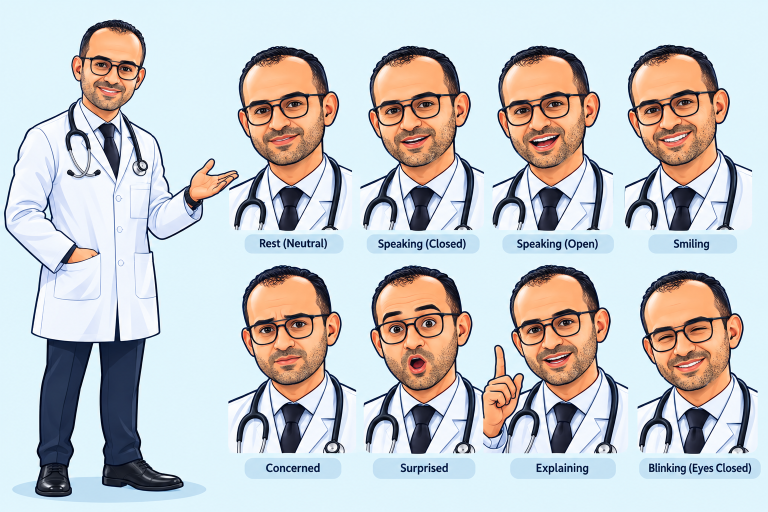
#> input picture sibo-animation/assets/character/doctor_sheet.png, 1536 x 1024 px (shown at 1/2 size)
$ python build_rig.py
#> lines starting #> are read from the running program, lines starting #| are printed output that depends on the picture; after the words box and inside, x2 and y2 are one past the last pixel; in counts of white or black regions, pixels touching at a corner belong together
"""Build Dr. Sanad's layered 2D rig from the approved model sheet (assets/character/doctor_sheet.png).

The sheet is a set of finished illustrations (one body pose + 8 expression busts), not layered art.
This script cuts it into separable, transparent layers so the doctor can be animated as ONE character:

  torso.png        body without head and without the gesturing forearm (legs, coat, tie, stethoscope)
  forearm.png      the presenting forearm + open palm  (rotates at the elbow)
  hand_point.png   index-finger-up hand (from the 'Explaining' bust), swapped in for pointing
  head.png         the neutral head (hair, ears, glasses, beard) — drawn on a neck pivot
  mouth_*.png      mouth shapes cut from the expression busts: rest, mid, open, smile, round, concern
  upper_*.png      brows + eyes band for expressions: concern, surprise
  brow.png         the neutral brows only (lifted a few pixels for emphasis)
  rig.json         pivots and anchors (all in rig pixels; the rig is the sheet upscaled x2)

Every feature patch is registered against the neutral head (translation search on its surroundings)
and feathered, so the expressions blend onto one face instead of swapping whole pictures."""
from PIL import Image, ImageFilter, ImageDraw
import numpy as np, json, os
from scipy import ndimage as nd

ROOT = os.path.dirname(os.path.dirname(os.path.abspath(__file__)))
SRC = os.path.join(ROOT, 'assets/character/doctor_sheet.png')
OUT = os.path.join(ROOT, 'assets/character/rig')
os.makedirs(OUT, exist_ok=True)
UP = 2  # output upscale

sheet = Image.open(SRC).convert('RGB')
#> sheet is the input picture: PIL image 1536x1024 RGB; mean R, G, B 196.8, 197.9, 199.7
im = np.asarray(sheet).astype(int)
r, g, b = im[..., 0], im[..., 1], im[..., 2]
bgl = (b - r > 14) & (r + g + b > 560)
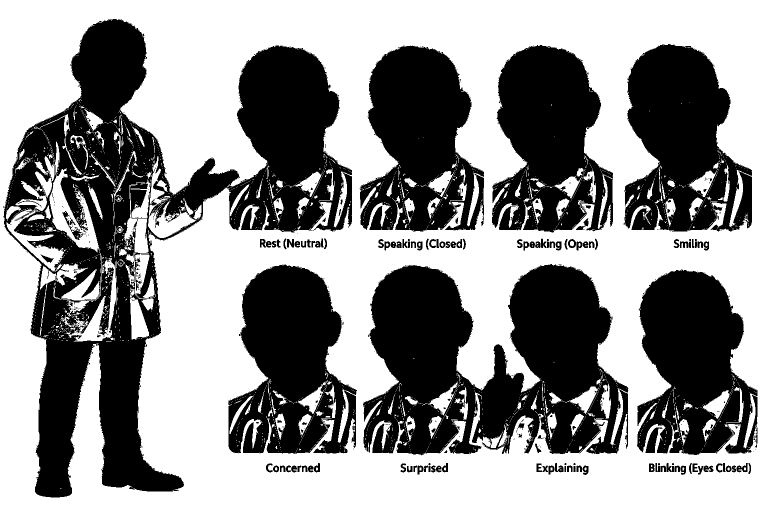
#> bgl: shape (1024, 1536) bool (shown at 1/2 size); 57% white; 421 black regions (290 under 20 px), largest, box (x1, y1, x2, y2) and area: (7, 38, 704, 995) 221041, (726, 528, 1257, 911) 131182, (1247, 88, 1504, 463) 63624
lab, n = nd.label(bgl)
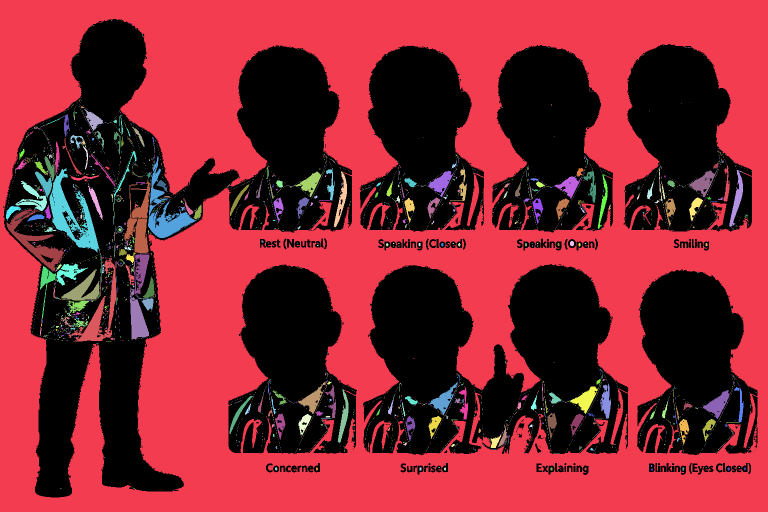
#> lab: shape (1024, 1536) int32 (shown at 1/2 size); 4694 distinct labels, from 0 to 4693; one colour per label, 0 black
#> n = 4693
bg = lab == (np.argmax(nd.sum(bgl, lab, range(1, n + 1))) + 1)
#> bg: shape (1024, 1536) bool; 51.9% white; 231 black regions (121 under 20 px), largest, box (x1, y1, x2, y2) and area: (7, 38, 704, 995) 270943, (726, 528, 1257, 911) 140521, (456, 529, 714, 908) 68980
FG = ~bg


def alpha_of(box, keep=None):
#> called with box = (0, 20, 480, 1010)
    x0, y0, x1, y1 = box
    m = FG[y0:y1, x0:x1].copy()
#> m: shape (990, 480) bool; 44.1% white; 24 white regions (20 under 20 px), largest, box (x1, y1, x2, y2) and area: (7, 18, 480, 975) 206749, (456, 772, 480, 887) 2449, (474, 197, 480, 226) 113, (477, 136, 480, 172) 70
    if keep is not None: m &= keep
#> m: shape (990, 480) bool; 43.2% white; 25 white regions (20 under 20 px), largest, box (x1, y1, x2, y2) and area: (7, 18, 480, 975) 204935, (474, 197, 480, 226) 113, (457, 792, 458, 874) 82, (477, 136, 480, 172) 70, (469, 347, 480, 352) 33
    l, k = nd.label(m)
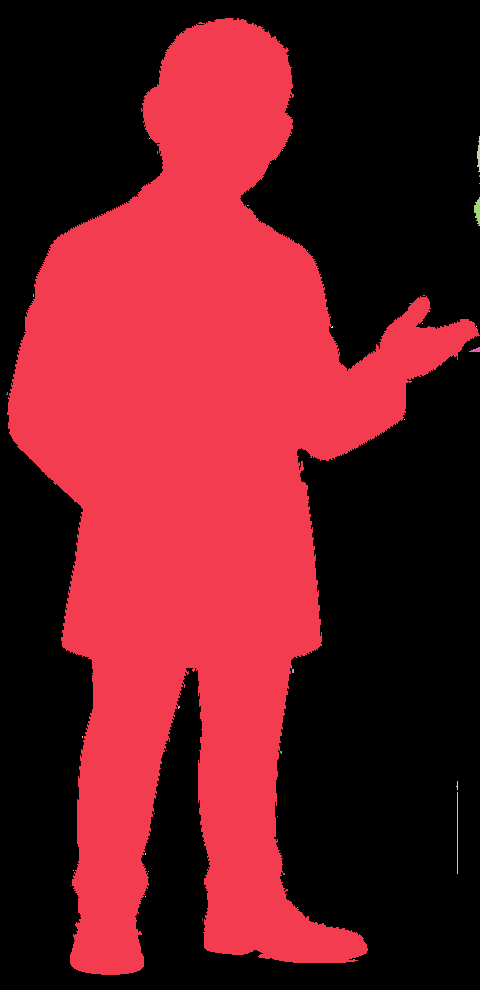
#> l: shape (990, 480) int32; 41 distinct labels, from 0 to 40; one colour per label, 0 black
#> k = 40
    if k: m = l == (np.argmax(nd.sum(m, l, range(1, k + 1))) + 1)
#> m: shape (990, 480) bool; 43.1% white; 1 white region, box (x1, y1, x2, y2) and area: (7, 18, 480, 975) 204896
    m = nd.binary_fill_holes(m)
    m = nd.binary_erosion(m, iterations=1)
#> m: shape (990, 480) bool; 42.3% white; 3 white regions (2 under 20 px), largest, box (x1, y1, x2, y2) and area: (8, 19, 478, 974) 200945
    return m


def rgba(box, m):
#> called with box = (0, 20, 480, 1010)
    x0, y0, x1, y1 = box
#> x0 = 0; y0 = 20; x1 = 480; y1 = 1010
    a = Image.fromarray((m * 255).astype(np.uint8)).filter(ImageFilter.GaussianBlur(0.7))
    p = sheet.crop(box).convert('RGBA'); p.putalpha(a); return p


def up(p): return p.resize((p.width * UP, p.height * UP), Image.LANCZOS).filter(ImageFilter.UnsharpMask(1.2, 40, 2))


def save(p, name): up(p).save(os.path.join(OUT, name))


# ---------------------------------------------------------------- full body (sheet coords)
BODY = (0, 20, 480, 1010)
keep = np.ones((BODY[3] - BODY[1], BODY[2] - BODY[0]), bool); keep[372 - 20:, 458:] = False
body = rgba(BODY, alpha_of(BODY, keep))
bx0, by0 = BODY[0], BODY[1]

# the gesturing forearm + hand (outside the coat), cut with a polygon in body coords
ARM_POLY = [(337, 262), (480, 262), (480, 470), (296, 470), (300, 446), (327, 404), (343, 362)]
ELBOW = (322, 428)                      # pivot, body coords
pm = Image.new('L', body.size, 0); ImageDraw.Draw(pm).polygon(ARM_POLY, fill=255)
#> after `pm = Image.new('L', body.size, 0)`: pm: PIL image 480x990 L; every value is 0
#> after `ImageDraw.Draw(pm).polygon(ARM_POLY, fill=255)`: pm: PIL image 480x990 L; 6.7% white; 1 white region, box (x1, y1, x2, y2) and area: (296, 262, 480, 471) 31610
pm = pm.filter(ImageFilter.GaussianBlur(1.5))
ba = np.asarray(body).copy()
arm = ba.copy(); arm[..., 3] = (arm[..., 3] * (np.asarray(pm) / 255)).astype(np.uint8)
torso = ba.copy(); torso[..., 3] = (torso[..., 3] * (1 - np.asarray(pm) / 255)).astype(np.uint8)
#> after `torso[..., 3] = (torso[..., 3] * (1 - np.asarray(pm) / 255)).astype(np`: torso: shape (990, 480, 4); mean R, G, B, A 197.3, 209.5, 218.5, 102.2
# remove the body's own head (an ellipse over skull, ears and jaw); the neck and collar stay
om = Image.new('L', body.size, 0); ImageDraw.Draw(om).ellipse((128, 14, 306, 166), fill=255)
#> after `ImageDraw.Draw(om).ellipse((128, 14, 306, 166), fill=255)`: om: PIL image 480x990 L; 4.5% white; 1 white region, box (x1, y1, x2, y2) and area: (128, 14, 307, 167) 21499
om = np.asarray(om.filter(ImageFilter.GaussianBlur(2))) / 255
#> om: shape (990, 480) float64
torso[..., 3] = (torso[..., 3] * (1 - om)).astype(np.uint8); torso[:60, :, 3] = 0; torso[:186, 268:, 3] = 0   # old ear lobe
#> after `torso[:60, :, 3] = 0`: torso: shape (990, 480, 4); mean R, G, B, A 197.3, 209.5, 218.5, 93
save(Image.fromarray(torso), 'torso.png')
save(Image.fromarray(arm), 'forearm.png')

# ---------------------------------------------------------------- expression busts
COLS = [455, 715, 975, 1240, 1536]
ROWS = [(60, 462), (505, 908)]
NAMES = [['rest', 'closed', 'open', 'smile'], ['concerned', 'surprised', 'explain', 'blink']]
TW, TH = 300, 470
tiles, raw = {}, {}
for ri, (ya, yb) in enumerate(ROWS):
    for ci in range(4):
        box = (COLS[ci], ya, COLS[ci + 1], yb)
        k = np.ones((yb - ya, box[2] - box[0]), bool)
        if ri == 0 and ci == 0: k[:372 - ya, :478 - box[0]] = False
        raw[NAMES[ri][ci]] = (rgba(box, alpha_of(box, k)), box)
#> this loop made 2 passes
#> pass 1, in alpha_of (call 2), `l, k = nd.label(m)`:
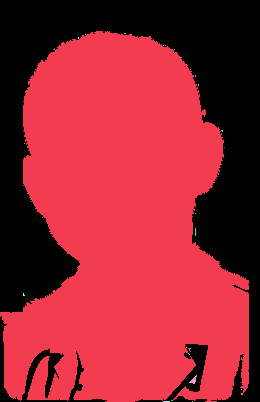
#> l: shape (402, 260) int32; 31 distinct labels, from 0 to 30; one colour per label, 0 black


def gray(p):
    a = np.asarray(p).astype(float)
    return (a[..., :3].mean(-1)) * (a[..., 3] / 255)


def register(ref, mov, region, rng=24):
    x0, y0, x1, y1 = region; A = ref[y0:y1, x0:x1]; best = (1e18, 0, 0)
    for dy in range(-rng, rng + 1):
        for dx in range(-rng, rng + 1):
            B = mov[y0 + dy:y1 + dy, x0 + dx:x1 + dx]
            if B.shape != A.shape: continue
            e = ((A - B) ** 2).mean()
            if e < best[0]: best = (e, dx, dy)
    return best[1], best[2]


# coarse alignment of each bust to 'rest' on the whole head
pad = lambda p: (lambda t: (t.paste(p, (30, 30), p), t)[1])(Image.new('RGBA', (TW, TH), (0, 0, 0, 0)))
base = pad(raw['rest'][0]); G0 = gray(base)
for k, (p, box) in raw.items():
    t = pad(p); dx, dy = register(G0, gray(t), (70, 60, 250, 280))
    tt = Image.new('RGBA', (TW, TH), (0, 0, 0, 0)); tt.paste(t, (-dx, -dy), t); tiles[k] = tt
#> this loop made 8 passes
#> (dx, dy) on passes 1 to 8: (0, 0), (3, 0), (1, 0), (-4, -3), (9, -5), (7, -6), (24, -8), (24, 5)
#> pass 1, in register, `A = ref[y0:y1, x0:x1]`:
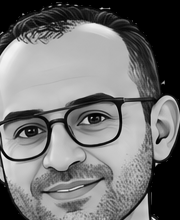
#> A: shape (220, 180) float64; min 0, max 245.3, mean 115.4
#> after the loop:
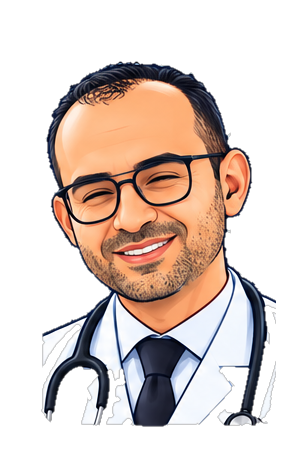
#> tt: PIL image 300x470 RGBA; mean R, G, B, A 76.3, 61.8, 55.1, 110.1; transparent parts drawn white
#> after the loop, tiles = 8 items

# head = neutral bust masked at the jaw (head-tile coords)
HEAD_ELLIPSE = (34, 48, 276, 312)
HEAD_CUT = [(300, 272), (258, 272), (206, 314), (200, 340), (300, 340)]
hm = Image.new('L', (TW, TH), 0); d = ImageDraw.Draw(hm); d.ellipse(HEAD_ELLIPSE, fill=255); d.polygon(HEAD_CUT, fill=0)
#> after `hm = Image.new('L', (TW, TH), 0)`: hm: PIL image 300x470 L; every value is 0
hm = hm.filter(ImageFilter.GaussianBlur(4))


def masked(tile, mask):
    a = np.minimum(np.asarray(tile)[..., 3], np.asarray(mask)); p = tile.copy(); p.putalpha(Image.fromarray(a.astype(np.uint8))); return p


# drop coat/collar pixels (white-blue, not skin) that sit below the jaw on the far side
ta = np.asarray(tiles['rest']).astype(int)
coat = (ta[..., 2] >= ta[..., 0] - 6) & (ta[..., :3].sum(-1) > 480)
#> coat: shape (470, 300) bool; 10.7% white; 32 white regions (21 under 20 px), largest, box (x1, y1, x2, y2) and area: (87, 281, 226, 428) 4681, (164, 277, 244, 430) 4042, (242, 303, 277, 428) 2375
coat[:240, :] = False; coat[:, :196] = False
#> after `coat[:, :196] = False`: coat: shape (470, 300) bool; 4.7% white; 6 white regions (1 under 20 px), largest, box (x1, y1, x2, y2) and area: (196, 277, 244, 426) 3140, (242, 303, 277, 428) 2375, (196, 281, 226, 364) 973, (210, 419, 223, 428) 57, (234, 287, 247, 298) 20
coat = nd.binary_dilation(coat, iterations=2)
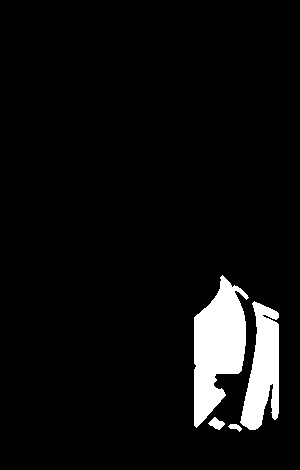
#> coat: shape (470, 300) bool; 5.9% white; 4 white regions, box (x1, y1, x2, y2) and area: (194, 275, 249, 428) 5036, (240, 301, 279, 430) 3129, (208, 417, 225, 430) 121, (228, 424, 242, 432) 62
hm = Image.fromarray(np.where(coat, 0, np.asarray(hm)).astype(np.uint8)).filter(ImageFilter.GaussianBlur(1))
head = masked(tiles['rest'], hm).crop((0, 0, TW, 320))
save(head, 'head.png')


def patch(name, src, ell, ring, feather=5, out=None):
    """cut an elliptical feature patch from expression `src`, locally registered to the neutral head"""
    T = tiles[src]; dx, dy = register(G0, gray(T), ring, rng=10)
    tt = Image.new('RGBA', (TW, TH), (0, 0, 0, 0)); tt.paste(T, (-dx, -dy), T)
    m = Image.new('L', (TW, TH), 0); ImageDraw.Draw(m).ellipse(ell, fill=255); m = m.filter(ImageFilter.GaussianBlur(feather))
    p = masked(tt, m).crop((0, 0, TW, 320)); save(p, out or name); return (dx, dy)


# mouth shapes (ellipse around the mouth; registration ring = nose + cheeks around it)
MOUTH = (92, 218, 200, 292)
MOUTH_RING = (80, 190, 215, 300)
offs = {}
for name, src in [('rest', 'rest'), ('mid', 'closed'), ('open', 'open'), ('smile', 'smile'), ('round', 'surprised'), ('concern', 'concerned')]:
    offs['mouth_' + name] = patch(name, src, MOUTH, MOUTH_RING, out=f'mouth_{name}.png')
#> this loop made 6 passes
#> (dx in patch, dy in patch) on passes 1 to 6: (0, 0), (-1, 1), (-1, 1), (0, 1), (2, -1), (0, 0)
#> after the loop, offs = {'mouth_rest': (0, 0), 'mouth_mid': (-1, 1), 'mouth_open': (-1, 1), 'mouth_smile': (0, 1), 'mouth_round': (2, -1), 'mouth_concern': (0, 0)}
# brows + eyes band for expressions
UPPER = (52, 140, 240, 222)
for name, src in [('concern', 'concerned'), ('surprise', 'surprised')]:
    offs['upper_' + name] = patch(name, src, UPPER, (50, 120, 245, 230), feather=6, out=f'upper_{name}.png')
#> this loop made 2 passes
#> (dx in patch, dy in patch) on passes 1 to 2: (0, 0), (1, -1)
#> after the loop, offs = {'mouth_rest': (0, 0), 'mouth_mid': (-1, 1), 'mouth_open': (-1, 1), 'mouth_smile': (0, 1), 'mouth_round': (2, -1), 'mouth_concern': (0, 0), 'upper_concern': (0, 0), 'upper_surprise': (1, -1)}
# neutral brows only (lifted for emphasis)
patch('brow', 'rest', (60, 138, 236, 178), (50, 120, 245, 230), feather=4, out='brow.png')

# pointing hand from the 'Explaining' bust (sheet coords), scaled into body units
PB = (958, 680, 1060, 880)
#> PB = (958, 680, 1060, 880)
hp = alpha_of(PB); hp[150:, :] &= False  # drop the coat below the wrist cuff
handp = rgba(PB, hp); handp = handp.crop(handp.getbbox())
# keep only the hand (the busts' coat shows around the wrist)
HAND_POLY = [(26, 0), (56, 0), (58, 58), (82, 54), (90, 76), (86, 116), (76, 144), (12, 144), (8, 92), (18, 70)]
hm2 = Image.new('L', handp.size, 0); ImageDraw.Draw(hm2).polygon(HAND_POLY, fill=255)
handp.putalpha(Image.fromarray(np.minimum(np.asarray(handp)[..., 3], np.asarray(hm2.filter(ImageFilter.GaussianBlur(0.8))))))
save(handp, 'hand_point.png')

# ---------------------------------------------------------------- anchors (in rig px = body px * UP)
HEAD_SCALE = 0.76      # head tile -> body units
rig = {
    'up': UP,
    'body': [body.width * UP, body.height * UP],
    'neck': [210 * UP, 186 * UP],               # body point where the head's chin anchor sits
    'head': {'scale': HEAD_SCALE, 'chin': [140 * UP, 300 * UP], 'size': [TW * UP, 320 * UP],
             'eyes': [[100 * UP, 192 * UP], [166 * UP, 182 * UP]]},
    'elbow': [ELBOW[0] * UP, ELBOW[1] * UP],
    'wrist': [384 * UP, 380 * UP],
    'hand_point': {'size': [handp.width * UP, handp.height * UP]},
    'offsets': offs,
}
json.dump(rig, open(os.path.join(OUT, 'rig.json'), 'w'), indent=1)
print(json.dumps(offs))
#| {"mouth_rest": [0, 0], "mouth_mid": [-1, 1], "mouth_open": [-1, 1], "mouth_smile": [0, 1], "mouth_round": [2, -1], "mouth_concern": [0, 0], "upper_concern": [0, 0], "upper_surprise": [1, -1]}

$ run again, with sibo-animation/assets/character/mouth_shapes.png copied over sibo-animation/assets/character/doctor_sheet.png
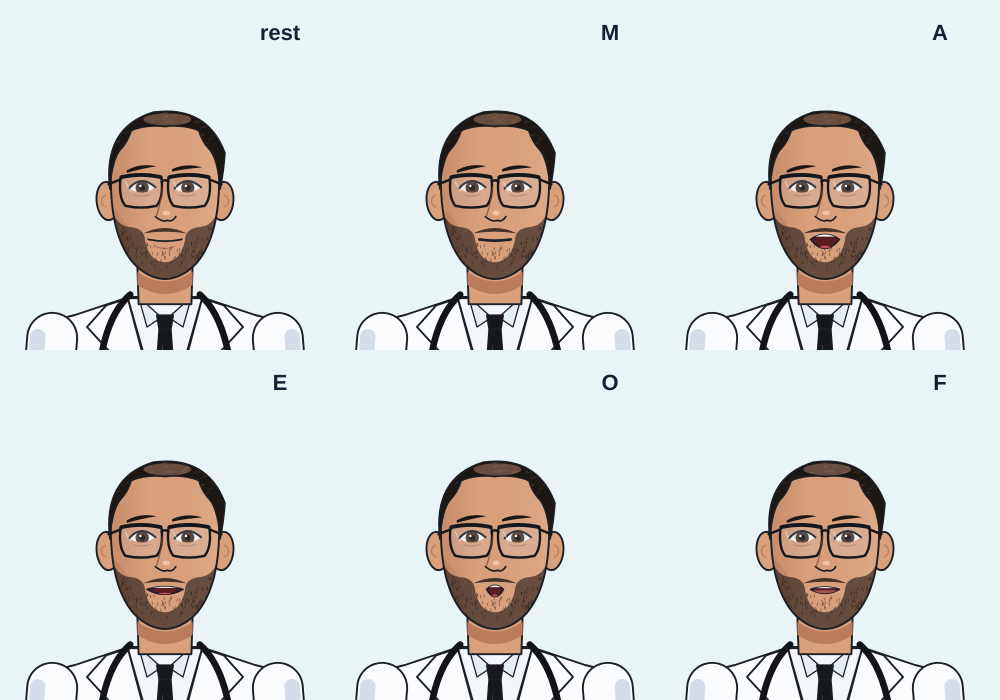
#> input picture sibo-animation/assets/character/mouth_shapes.png, 2000 x 1400 px (shown at 1/2 size)
#> sheet is the input picture: PIL image 2000x1400 RGB; mean R, G, B 216.6, 219, 217.4
#> r: shape (1400, 2000) int64; 237 distinct labels, from 17 to 255
#> g: shape (1400, 2000) int64; 235 distinct labels, from 20 to 255
#> b: shape (1400, 2000) int64; 237 distinct labels, from 19 to 255
#> `bgl = (b - r > 14) & (r + g + b > 560)`:
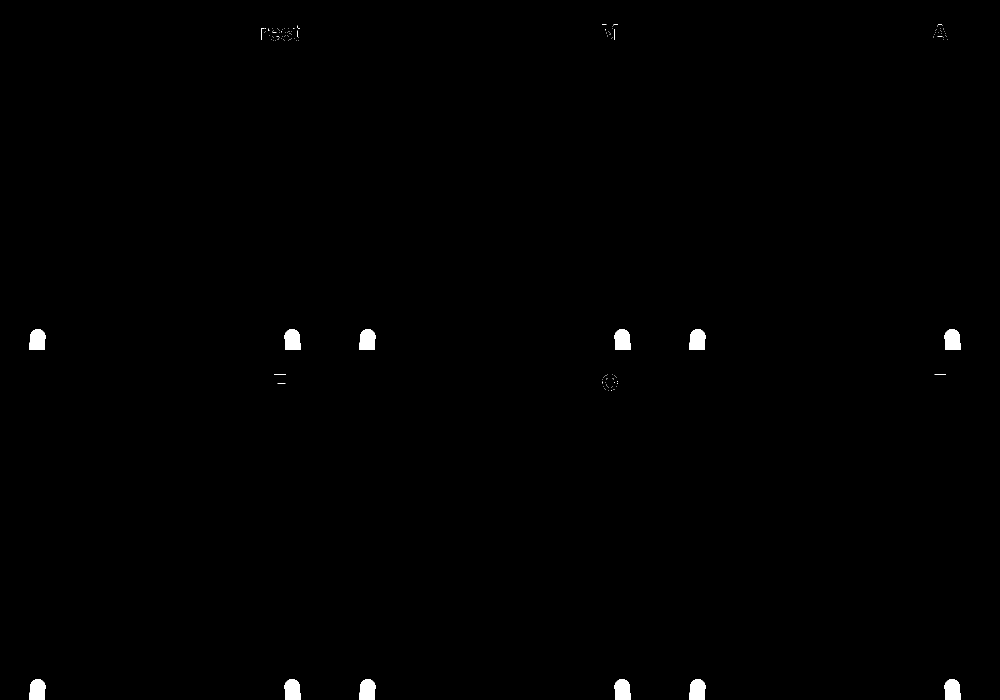
#> bgl: shape (1400, 2000) bool (shown at 1/2 size); 0.51% white; 138 white regions (122 under 20 px), largest, box (x1, y1, x2, y2) and area: (58, 658, 91, 700) 1174, (718, 658, 751, 700) 1174, (1378, 658, 1411, 700) 1174
#> lab: shape (1400, 2000) int32; 154 distinct labels, from 0 to 153
#> n = 153
#> bg: shape (1400, 2000) bool; 0.04% white; 1 white region, box (x1, y1, x2, y2) and area: (58, 658, 91, 700) 1174
#> l: shape (990, 480) int32; values 0 (black) and 1 (white), 96.8% white; 2 black regions, box (x1, y1, x2, y2) and area: (458, 352, 480, 990) 14036, (58, 638, 91, 680) 1174
#> k = 1
#> in rgba, `x0, y0, x1, y1 = box`: x0 = 0; y0 = 20; x1 = 480; y1 = 1010
#> the loop `for ri, (ya, yb) in enumerate(ROWS):` made 2 passes
#> the loop `for k, (p, box) in raw.items():` made 8 passes
#> (dx, dy) on passes 1 to 8: (-14, -9), (-24, -24), (24, -24), (-24, -24), (24, -24), (-24, -2), (24, -3), (-11, -22)
#> after the loop `for k, (p, box) in raw.items():`: tiles = 8 items
#> `coat = nd.binary_dilation(coat, iterations=2)`:
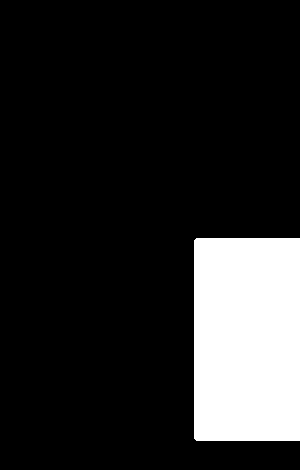
#> coat: shape (470, 300) bool; 15.3% white; 1 white region, box (x1, y1, x2, y2) and area: (194, 238, 300, 441) 21512
#> the loop `for name, src in [('rest', 'rest'), ('mid', 'closed'), ('open', 'open'..` made 6 passes
#> (dx in patch, dy in patch) on passes 1 to 6: (-10, -10), (-10, -10), (10, -10), (-10, -10), (-10, 10), (10, -1)
#> after the loop `for name, src in [('rest', 'rest'), ('mid', 'closed'), ('open', 'open'..`: offs = {'mouth_rest': (-10, -10), 'mouth_mid': (-10, -10), 'mouth_open': (10, -10), 'mouth_smile': (-10, -10), 'mouth_round': (-10, 10), 'mouth_concern': (10, -1)}
#> the loop `for name, src in [('concern', 'concerned'), ('surprise', 'surprised')]:` made 2 passes
#> (dx in patch, dy in patch) on passes 1 to 2: (10, -10), (1, -10)
#> after the loop `for name, src in [('concern', 'concerned'), ('surprise', 'surprised')]:`: offs = {'mouth_rest': (-10, -10), 'mouth_mid': (-10, -10), 'mouth_open': (10, -10), 'mouth_smile': (-10, -10), 'mouth_round': (-10, 10), 'mouth_concern': (10, -1), 'upper_concern': (10, -10), 'upper_surprise': (1, -10)}
#> PB = (958, 680, 1060, 880)
#| {"mouth_rest": [-10, -10], "mouth_mid": [-10, -10], "mouth_open": [10, -10], "mouth_smile": [-10, -10], "mouth_round": [-10, 10], "mouth_concern": [10, -1], "upper_concern": [10, -10], "upper_surprise": [1, -10]}
